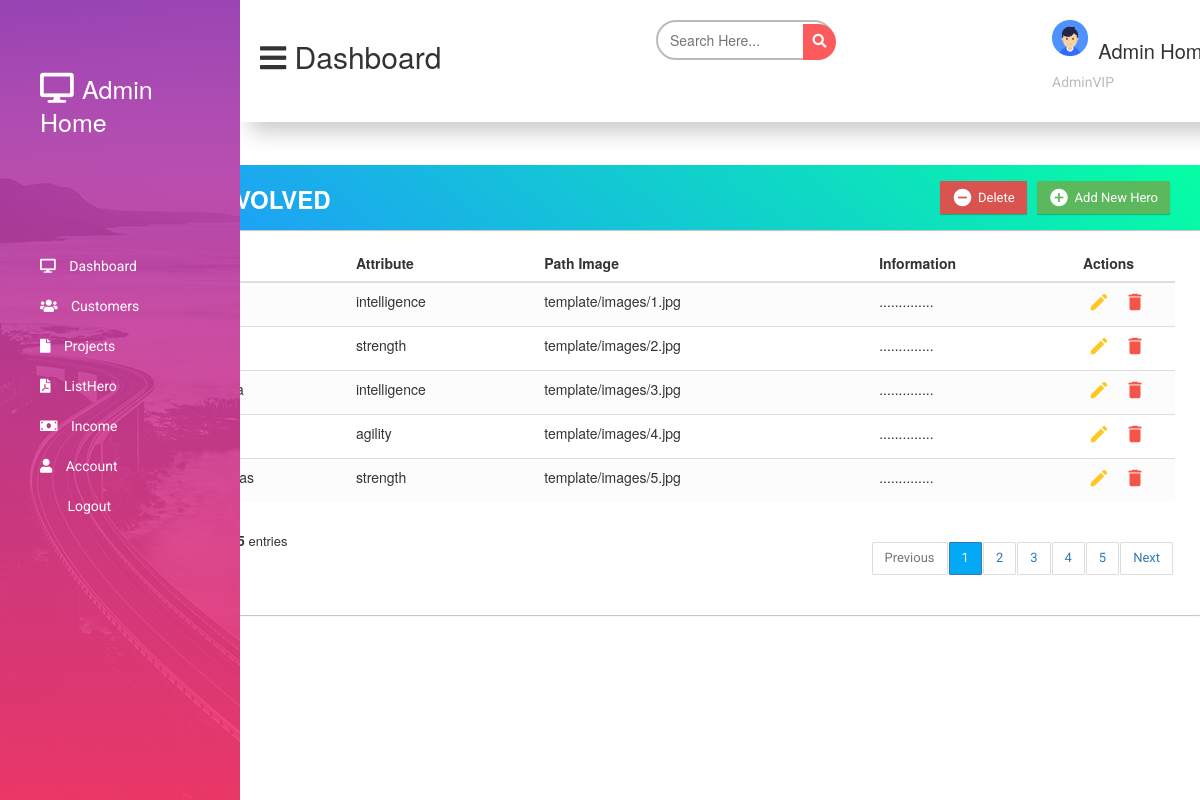
The page /views/admin/listHero.php?page=1 on the database its author committed.
### tables this page shows
CREATE TABLE `heros` (
  `id` bigint(20) NOT NULL,
  `name` varchar(255) DEFAULT NULL,
  `attribute` varchar(255) DEFAULT NULL,
  `image` varchar(255) DEFAULT NULL,
  `information` text DEFAULT NULL,
  `gender` varchar(10) DEFAULT NULL
);

### views/admin/listHero.php (the view, shortened to what this page needs)
<!DOCTYPE html>
<html>
<head>
    <link type="text/css" rel="stylesheet" href="<?php echo $_SESSION["path"]; ?>template/css/style.css?v=<?php echo time(); ?>" />
    <link type="text/css" rel="stylesheet" href="<?php echo $_SESSION["path"]; ?>template/css/font-awesome.min.css?v=<?php echo time(); ?>" />
    <link type="text/css" rel="stylesheet" href="<?php echo $_SESSION["path"]; ?>alert.css?v=<?php echo time(); ?>" />
    <link rel="stylesheet" href="<?php echo $_SESSION["path"]; ?>template/css/list.css">
    <link rel="stylesheet" href="https://maxcdn.bootstrapcdn.com/font-awesome/4.7.0/css/font-awesome.min.css">
    <link rel="stylesheet" href="https://cdnjs.cloudflare.com/ajax/libs/font-awesome/5.15.3/css/all.min.css"/>
    <link rel="stylesheet" href="https://maxcdn.bootstrapcdn.com/bootstrap/3.3.7/css/bootstrap.min.css">
</head>
<body>
    <?php require_once($_SERVER['DOCUMENT_ROOT'].$_SESSION["path"]."common/admin/menu.php"); ?>
<Section id="main-content">
    <?php require_once($_SERVER['DOCUMENT_ROOT'].$_SESSION["path"]."common/admin/header.php"); ?>
</Section>
    <div class="container">
        <div class="container list">
            <div class="table-wrapper">
                <div class="table-title">
                    <div class="row">
                        <div class="col-sm-6">
          <h2>Heroes <b>EVOLVED</b></h2>
         </div>
         <div class="col-sm-6">
          <a href="#addEmployeeModal" class="btn btn-success" data-toggle="modal"><i class="material-icons">&#xE147;</i> <span>Add New Hero</span></a>
          <a href="#deleteEmployeeModal" class="btn btn-danger btnDelete" data-toggle="modal"><i class="material-icons">&#xE15C;</i> <span>Delete</span></a>
         </div>
                    </div>
                </div>
                <table class="table table-striped table-hover">
                    <thead>
                        <tr>
          <th>
           <span class="custom-checkbox">
           </span>
          </th>
        <th>Name</th>
        <th>Attribute</th>
        <th>Path Image</th>
        <th>Information</th>
        <th>Actions</th>
        </tr>
        </thead>
        <tbody>
        <?php
            require_once($_SERVER['DOCUMENT_ROOT'].$_SESSION["path"]."common/connect.php");
            $sql="SELECT COUNT(*)AS maxItems FROM heros";
            $result = $conn->query($sql);
            $maxItems = ($result->fetch_assoc())["maxItems"];
            $page = $_GET["page"];
            $maxPageItems = 5;
            $maxPage = ceil($maxItems/($maxPageItems*1.0));
            $offer = '';
            if($page <= $maxPage){
                $offer = ($page-1) * $maxPageItems;
            }
            $sql = "SELECT * FROM heros LIMIT ".$offer.",".$maxPageItems."";
            $result = $conn->query($sql);
            if($result->num_rows > 0){
                while($row = $result->fetch_assoc()){
                    ?>
                    <tr>
                        <td>
                        <span class="custom-checkbox">
                        </span>
                        </td>
                        <td><?php echo $row["name"]; ?></td>
                        <td><?php echo $row["attribute"]; ?></td>
                        <td><?php echo $row["image"]; ?></td>
                        <td>..............</td>
                        <td>
                            <a href="#editEmployeeModal" id="<?php echo $row["id"]; ?>" class="edit" data-toggle="modal" ><i class="material-icons" data-toggle="tooltip" title="Edit">&#xE254;</i></a>
                            <a href="#deleteEmployeeModal" id="<?php echo $row["id"]; ?>" class="delete" data-toggle="modal"><i class="material-icons" data-toggle="tooltip" title="Delete">&#xE872;</i></a>
                        </td>
                    </tr>
                    <?php
                }
            }
        ?>
        </tbody>
        </table>
       <div class="clearfix">
                    <div class="hint-text">Showing <b><?php echo $maxPageItems; ?></b> out of <b><?php echo $maxItems; ?></b> entries</div>
                    <ul class="pagination">
                        <li class="page-item <?php if($page < $maxPageItems) echo "disabled"; ?>">
                            <a href="<?php echo $_SESSION["path"]; ?>views/admin/listHero.php?page=<?php
                                echo $page;
                            ?>
                            ">Previous</a></li>
                        <?php
                            $max = $_SESSION["max"];
                            for($i = $max-4; $i <= $max; $i++){
                                ?>
                                    <li class="page-item <?php if($i==$page)echo 'active'; ?>" value="<?php echo $i; ?>">
                                        <a href="listHero.php?page=<?php echo $i; ?>" class="page-link"><?php echo $i; ?></a>
                                    </li>
                                <?php
                            }
                        ?>
                        <li class="page-item <?php if($max >= $maxPage) echo "disabled"; ?>">
                            <a href="listHero.php?page=<?php
                                if($max < $maxPage){
                                    $page = $max + 1;
                                    echo $page;
                                }
                                else echo $page;
                            ?>
                            " class="page-link">Next</a>
                        </li>
                    </ul>
                </div>
            </div>
        </div>
    </div>
</body>
</html>

### template/css/style.css (style rules this page uses)
* { margin: 0; padding: 0; box-sizing: border-box; list-style-type: none; text-decoration: none; }
h1, h2, h3, h4, h5, h6 { font-family: 'Raleway', sans-serif; }
p, a { font-family: 'Roboto', sans-serif; }
.container { max-width: 1330px; margin: 0 auto; padding-left: 15px; padding-right: 15px; }
.active { width: 40% !important; z-index: 20 !important; }
section#main-content { width: 80%; float: right; }
table th { text-align: left; }
table td { padding: 8px 0px; }
table td { padding: 20px 0px 0px 0px; }

### template/css/list.css (style rules this page uses)
body { color: #566787; background: #f5f5f5; font-family: 'Varela Round', sans-serif; font-size: 13px; }
.table-wrapper { background: #fff; padding: 20px 25px; margin: 30px 0; border-radius:1px; box-shadow: 0 1px 1px rgba(0, 0, 0, 0.247); }
.table-title { padding-bottom: 15px; background: linear-gradient(40deg, #2096ff, #05ffa3) !important; color: #fff; padding: 16px 30px; margin: -20px -25px 10px; border-radius: 1px 1px 0 0; box-shadow: 0 1px 1px rgba(0, 0, 0, 0.247); }
.table-title h2 { margin: 5px 0 0; font-size: 24px; }
.table-title .btn { color: #fff; float: right; font-size: 13px; border: none; min-width: 50px; border-radius: 1px; border: none; outline: none !important; margin-left: 10px; box-shadow: 0 1px 1px rgba(0, 0, 0, 0.247); }
.table-title .btn i { float: left; font-size: 21px; margin-right: 5px; }
.table-title .btn span { float: left; margin-top: 2px; }
table.table tr th, table.table tr td { border-color: #e9e9e9; padding: 12px 15px; vertical-align: middle; }
table.table tr th:first-child { width: 60px; }
table.table tr th:last-child { width: 100px; }
table.table-striped tbody tr:nth-of-type(odd) { background-color: #fcfcfc; }
table.table td:last-child i { opacity: 0.9; font-size: 22px; margin: 0 5px; }
table.table td a { font-weight: bold; color: #566787; display: inline-block; text-decoration: none; outline: none !important; }
table.table td a.edit { color: #FFC107; }
table.table td a.delete { color: #F44336; }
table.table td i { font-size: 19px; }
.pagination { float: right; margin: 0 0 5px; }
.pagination li a { border: none; font-size: 13px; min-width: 30px; min-height: 30px; color: #999; margin: 0 2px; line-height: 30px; border-radius: 1px !important; text-align: center; padding: 0 6px; }
.pagination li.active a, .pagination li.active a.page-link { background: #03A9F4; }
.hint-text { float: left; margin-top: 10px; font-size: 13px; }
.custom-checkbox { position: relative; }

### views/admin/listHero.php (style rules this page uses)
.container { position: absolute; width: 1095px; top: 125px; height: 100px; padding: 0; right: 0; }
.list { top: 10px; }

### rows shown on the page
heros: attribute "intelligence", image "template/images/1.jpg"
heros: attribute "strength", image "template/images/2.jpg"
heros: attribute "intelligence", image "template/images/3.jpg"
heros: attribute "agility", image "template/images/4.jpg"
heros: attribute "strength", image "template/images/5.jpg"
